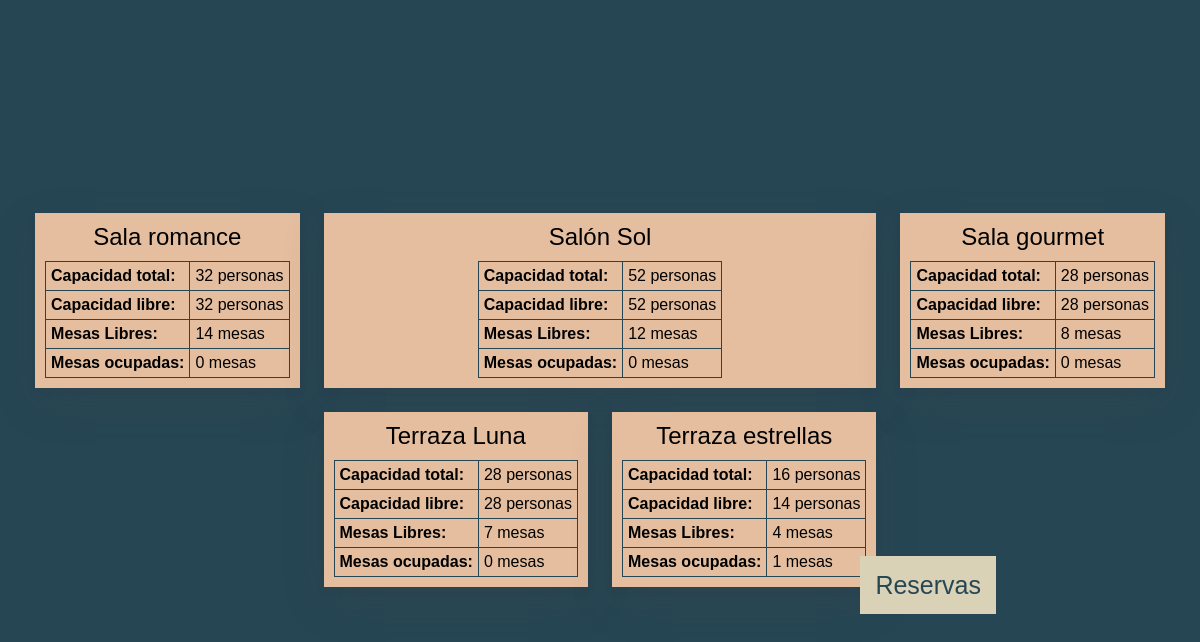
Page /view/menu.php (signed in) on the committed database.
### tables this page shows
CREATE TABLE `tbl_sala` (
  `id_sal` int(11) NOT NULL,
  `nombre_sal` varchar(50) DEFAULT NULL,
  `capacidad_sal` int(3) DEFAULT NULL,
  `imagen_sal` varchar(45) DEFAULT NULL
);

### view/menu.php (the view, shortened to what this page needs)
<!DOCTYPE html>
<?php
    if (isset($_SESSION['email']))
    {
        include_once '../services/connection.php';
        $salas=$pdo->prepare("SELECT * from tbl_sala");
        $salas->execute();
        $salas=$salas->fetchAll(PDO::FETCH_ASSOC);
        ?>
<html lang="en">
<head>
    <link rel="stylesheet" href="../css/style.css">
</head>
<body class="menu">
    <div class="region-salas">
        <div class="grid-salas flex-cv">
        <?php
        foreach ($salas as $salas) {
            $capacidad_libre=$pdo->prepare("SELECT SUM(capacidad_mes) from tbl_mesa where status_mes = 'Libre' && id_sal_fk=?");
            $capacidad_libre->bindParam(1, $salas['id_sal']);
            $capacidad_libre->execute();
            $capacidad_libre = $capacidad_libre->fetch(PDO::FETCH_NUM);
            $mesas_libres=$pdo->prepare("SELECT * from tbl_mesa WHERE status_mes = 'Libre' && id_sal_fk = ?");
            $mesas_libres->bindParam(1, $salas['id_sal']);
            $mesas_libres->execute();
            $mesas_libres=$mesas_libres->fetchAll(PDO::FETCH_ASSOC);
            $mesas_ocupadas=$pdo->prepare("SELECT * from tbl_mesa WHERE status_mes = 'Ocupado/Reservado' && id_sal_fk = ?");
            $mesas_ocupadas->bindParam(1, $salas['id_sal']);
            $mesas_ocupadas->execute();
            $mesas_ocupadas=$mesas_ocupadas->fetchAll(PDO::FETCH_ASSOC);
                ?>
            <div class="sala" >
            <form  method="post" action="../services/cookieMesa.php"><input class="enviar" type="hidden" name="hiddensala" value="<?php echo $salas['id_sal'] ?>"><input name="enviar" type="submit"></form>
                <h2><?php echo $salas['nombre_sal'] ?></h2>
                <table>
                    <tbody>
                        <tr>
                            <th>Capacidad total: </th>
                            <td><?php echo $salas['capacidad_sal'] ?> personas</td>
                        </tr>
                        <tr>
                            <th>Capacidad libre: </th>
                            <td><?php echo  $capacidad_libre[0]?> personas</td>
                        </tr>
                        <tr>
                            <th>Mesas Libres: </th>
                            <td><?php echo count($mesas_libres) ?> mesas</td>
                        </tr>
                        <tr>
                            <th>Mesas ocupadas: </th>
                            <td><?php echo count($mesas_ocupadas) ?> mesas</td>
                        </tr>
                    </tbody>
                </table>
            </div>
            <?php
                    }
            ?>
            <div class="container-absolute">
                <a class="btn-reservas" href="historial.php">Reservas</a>
            </div>
    </div>
    <?php
    }else
    {
        header("Location:../view/login.php");
    }
    ?>
</body>
</html>

### css/style.css (style rules this page uses)
.flex-cv, .region-login form.login-form, .region-salas, .region-salas .grid-salas .sala, .region-mesas .mesa, .popup form { display: -webkit-box; display: -ms-flexbox; display: flex; -webkit-box-pack: center; -ms-flex-pack: center; justify-content: center; justify-items: center; -ms-flex-line-pack: center; align-content: center; -webkit-box-align: center; -ms-flex-align: center; align-items: center; }
.shadow1, .region-salas .grid-salas .sala, .region-mesas .mesa { -webkit-box-shadow: 0 5px 10px rgba(39, 40, 44, 0.05), 0 15px 40px rgba(64, 66, 73, 0.2); box-shadow: 0 5px 10px rgba(39, 40, 44, 0.05), 0 15px 40px rgba(64, 66, 73, 0.2); }
:root { --color1: $color1; --color2: $color2; --color3: $color3; --color4: $color4; --color4: $color5; --red: $red; --yellow: $yellow; --white: $white; --black: $black; --fuente1: 'Quicksand', sans-serif; }
* { font-family: var(--fuente1); font-weight: 400; margin: 0; padding: 0; border: 0; }
body { height: 100%; width: 100%; min-height: 100vh; }
body.menu, body.salass, body.historial { background: #264653; }
.region-salas { min-height: 100vh; }
.region-salas .grid-salas { margin: 15px 20px; display: -ms-grid; display: grid; -ms-grid-columns: 1fr 1fr 1fr; grid-template-columns: 1fr 1fr 1fr; grid-gap: 2vw; }
@media (max-width: 1200px) { .region-salas .grid-salas { -ms-grid-columns: 1fr 1fr; grid-template-columns: 1fr 1fr; } }
.region-salas .grid-salas .sala { width: 100%; height: 100%; background: #E4BE9E; margin: 10px; position: relative; -webkit-box-orient: vertical; -webkit-box-direction: normal; -ms-flex-flow: column wrap; flex-flow: column wrap; -webkit-transition: all 1s; transition: all 1s; }
.region-salas .grid-salas .sala:nth-child(1) { -ms-grid-row: 1; grid-area: 1/1/1/1 span; }
.region-salas .grid-salas .sala:nth-child(2) { -ms-grid-row: 1; grid-area: 1/2/1/2 span; }
.region-salas .grid-salas .sala:nth-child(3) { -ms-grid-row: 1; grid-area: 1/4/1/1 span; }
.region-salas .grid-salas .sala:nth-child(4) { -ms-grid-row: 2; grid-area: 2/2/2/1 span; }
.region-salas .grid-salas .sala:nth-child(5) { -ms-grid-row: 2; grid-area: 2/3/2/1 span; }
.region-salas .grid-salas .sala > a, .region-salas .grid-salas .sala > form, .region-salas .grid-salas .sala > form input[type="submit"] { position: absolute; height: 100%; width: 100%; }
.region-salas .grid-salas .sala table { margin-top: 10px; }
.region-salas .grid-salas .sala table, .region-salas .grid-salas .sala table th, .region-salas .grid-salas .sala table td { border: 1px solid #264653; border-collapse: collapse; padding: 5px; }
.region-salas .grid-salas .sala table th { font-weight: bold; text-align: left; margin-right: 1px; }
.container-absolute { position: absolute; bottom: 25%; right: 17%; }
.container-absolute .btn-reservas { text-decoration: none; color: white; padding: 15px; font-size: 25px; background: #D9D2B6; color: #264653; }

### rows in the picture
tbl_sala: nombre_sal "Sala romance", capacidad_sal "32", capacidad_libre "32", count($mesas_libres) "14", count($mesas_ocupadas) "0"
tbl_sala: nombre_sal "Salón Sol", capacidad_sal "52", capacidad_libre "52", count($mesas_libres) "12", count($mesas_ocupadas) "0"
tbl_sala: nombre_sal "Sala gourmet", capacidad_sal "28", capacidad_libre "28", count($mesas_libres) "8", count($mesas_ocupadas) "0"
tbl_sala: nombre_sal "Terraza Luna", capacidad_sal "28", capacidad_libre "28", count($mesas_libres) "7", count($mesas_ocupadas) "0"
tbl_sala: nombre_sal "Terraza estrellas", capacidad_sal "16", capacidad_libre "14", count($mesas_libres) "4", count($mesas_ocupadas) "1"
